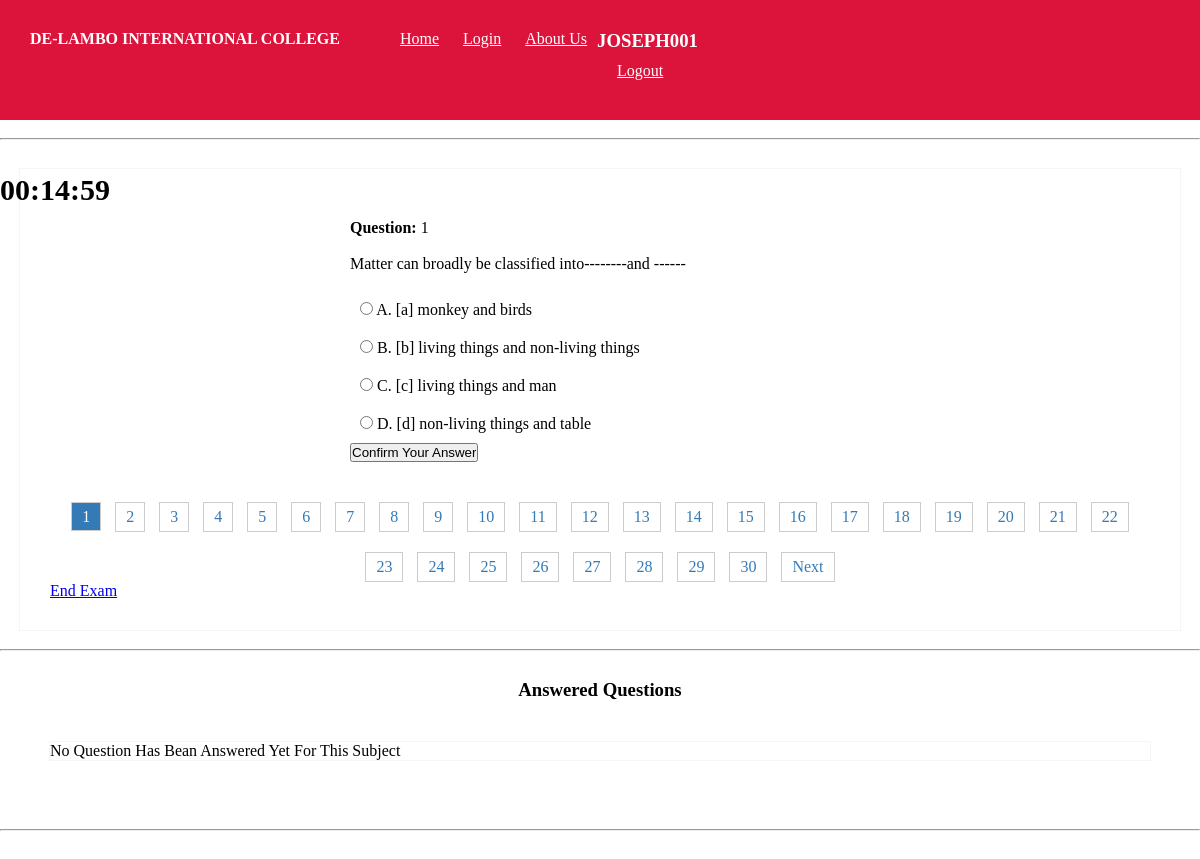
Screenshot of /intermediate.php (signed in) with the database file from the repository.
### tables this page shows
CREATE TABLE `settings` (
  `id` int(11) NOT NULL,
  `school_name` text NOT NULL,
  `address` text NOT NULL,
  `phone_number` text NOT NULL,
  `email` text NOT NULL,
  `face_book` text NOT NULL
);

CREATE TABLE `exam` (
  `id` int(11) NOT NULL,
  `subject` varchar(55) DEFAULT NULL,
  `question` text DEFAULT NULL,
  `option_1` text DEFAULT NULL,
  `option_2` text DEFAULT NULL,
  `option_3` text DEFAULT NULL,
  `option_4` text DEFAULT NULL,
  `answer` text DEFAULT NULL
);

### intermediate.php (the view, shortened to what this page needs)
<?php
require "exam-header.php";
require 'admin/config.php';
$user_id=$_SESSION['user_id'];
$page = isset($_GET['page']) ? (int)$_GET['page'] : 1;
$limit = 1;
$offset = ($page - 1) * $limit;
$query = "SELECT * FROM exam WHERE subject =6 LIMIT $limit OFFSET $offset";
$result = $conn->query($query);
$total_query = "SELECT COUNT(*) AS total_questions FROM exam WHERE subject =6";
$total_result = $conn->query($total_query);
$total_row = $total_result->fetch_assoc();
$total_rows = $total_row['total_questions'];
echo "<br><hr><br><div class='question'><form action='submit.php' method='post'>";
while ($row = $result->fetch_assoc()) {
  echo "<p><b>Question: </b>".$page.'</b><br/><br/>';
  echo "<p id='q'>". $row['question'] . "</p><br/>";
  echo "<ul>";
  echo "<li><input type='radio' name='answer' value='".$row['option_1']."'> A. " . $row['option_1'] . "</li>";
  echo "<li><input type='radio' name='answer' value='".$row['option_2']."'> B. " . $row['option_2'] . "</li>";
  echo "<li><input type='radio' name='answer' value='".$row['option_3']."'> C. " . $row['option_3'] . "</li>";
  echo "<li><input type='radio' name='answer' value='".$row['option_4']."'> D. " . $row['option_4'] . "</li>";
  echo "</ul>";
}
echo "<input type='button' value='Confirm Your Answer' name='submit' id='confirm'>";
echo "</form>";
?>
<div class="pagination">
  <?php
for ($i = 1; $i <= ceil($total_rows/ $limit); $i++) {
  if ($i == $page) {?>
    <span><?php echo $i ;?></span>
    <?php
  } else {?>
    <a href="?page=<?php echo $i;?>" id='page' data-id="<?php echo $i;?>"><?php echo $i;?></a>
    <?php
  }
}
if ($page < ceil($total_rows / $limit)) {?>
  <a href="?page=<?php echo ($page + 1);?>">Next</a>
  <?php
}?>
</div>
<p><a href="result.php?subject=6">End Exam</a></p>
</div>
<br>
<hr><br>
<h3 id='answered'>Answered Questions</h3>
<ul class='answered-question'>
    <?php
$select=$conn->query("SELECT * FROM confirm_answer WHERE student_id='$user_id'");
if($select->num_rows>0){
while($r=$select->fetch_assoc()){
    echo "<li>No: ".$r['question_no']."</li>";
}
}else{
    echo "<p class='no'>No Question Has Bean Answered Yet For This Subject</p>";
}
?>
</ul>
<br><hr><br><br>

### exam-header.php (shortened to what this page needs)
<!DOCTYPE html>
<html lang="en">
<head>
    <link rel="stylesheet" href="css/top.css">
</head>
<nav class="navbar navbar-expand">
    <?php
  require "admin/config.php";
  $na=$conn->query("SELECT * FROM settings");
  if($na->num_rows>0){
    $row=$na->fetch_assoc();
    ?>
       <h4 style="margin-right:50px;"><?php echo $row['school_name'];?></h4>
    <?php
  }else{
    echo "School Application";
  }
    ?>
    <div>
        <a href="index.php" class="nav-item">Home</a>
        <a href="login.php" class="nav-item">Login</a>
            <a href="about.php" class="nav-item">About Us</a>
    </div>
    <?php
if(isset($_SESSION['username'])){
    ?>
<div class='right'>
    <div class='drop-down-inner'>
        <h3><?php echo $_SESSION['username'];?></h4>
                     <li><a href="logout">Logout</a></li>
    </div>
    <br>
</div>
<?php
}else{
    header('location:student_login');
}
?>
</nav>
 <?php require 'timer.php';?>

### css/top.css (style rules this page uses)
* { padding: 0; margin: 0; }
.navbar-expand { padding: 30px; background-color: crimson; color: white; }
.navbar-expand a { padding: 10px; color: white; }

### exam-header.php (style rules this page uses)
.navbar { display:flex; }
.right { width: 400px; float:right; margin-right:50px; display: flex; flex-direction: row; }

### intermediate.php (style rules this page uses)
.question { padding:30px; width:1100px; margin:0 auto; border:1px solid whitesmoke; margin-top:10px; }
.pagination { text-align: center; margin-top: 20px; }
.pagination a, .pagination span { padding: 5px 10px; border: 1px solid #ccc; margin: 0 5px; text-decoration: none; color: #337ab7; }
.pagination a { margin-top:20px; display:inline-block; }
.pagination span { background-color: #337ab7; color: #fff; }
form { width:500px; margin:0 auto; margin-top:20px; }
li { list-style-type:none; padding:10px; }
.answered-question { border:1px solid whitesmoke; width: 1100px; margin:0 auto; margin-top:30px; margin-bottom:50px; }
#answered { padding:10px; text-align:center; }

### rows the page displays
settings: school_name "DE-LAMBO INTERNATIONAL COLLEGE"
exam: question "Matter can broadly be classified into--------and ------", option_1 "[a] monkey and birds", option_2 "[b] living things and non-living things", option_3 "[c] living things and man", option_4 "[d] non-living things and table"

### other values shown
$_SESSION['username'] "JOSEPH001"
